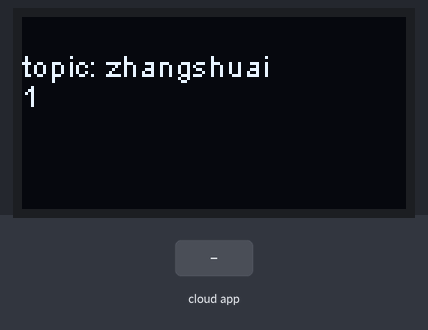
The sketch below on a simulated ESP8266 (NodeMCU). Shown: 128×64 one-colour display. The test bench sets the inputs (shaded band). WiFi joins after 1.5 s; servers stay silent unless stated; no MQTT or app messages arrive unless stated; what the sketch prints to the serial monitor is not drawn.

Above: at 7.1 s.
7.2 s: the phone or cloud app sets 1 to 0
At 9.4 s:
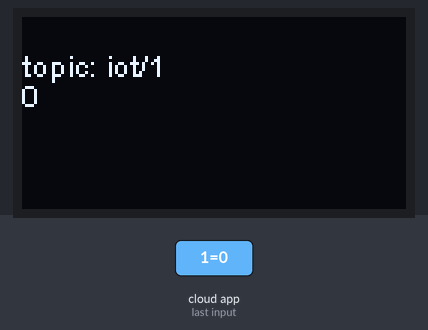
10.1 s: the phone or cloud app sets 1 to 1
At 11.4 s:
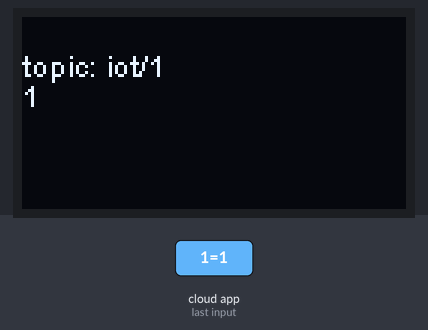
Timing chart, 0 to 13.1 s (numbered marks = the images above; inputs shaded):
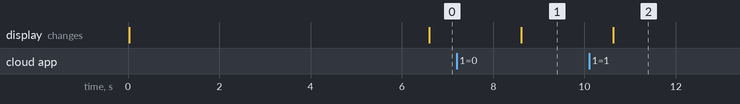

Measured:
- after the input at 7.2 s, the display: changes after 1.4 s (image 1)
- after the input at 10.1 s, the display: changes after 0.52 s (image 2)

The sketch:

test1.ino
```cpp
#include <ESP8266WiFi.h>
#include "Adafruit_MQTT.h"
#include "Adafruit_MQTT_Client.h"
#define WLAN_SSID   "Mi 10000 Ultra"
#define WLAN_PASS   "88888888"
#define AIO_SERVER    "re0b1e3a.cn.emqx.cloud"
#define AIO_SERVERPORT   11649
#define AIO_USERNAME   "zs"
#define AIO_KEY        "sss991126"
#include"SSD1306Wire.h"
SSD1306Wire display(0x3c,2,14);


// Create an ESP8266 WiFiClient class to connect to the MQTT server.
WiFiClient client;
// or... use WiFiClientSecure for SSL
//WiFiClientSecure client;


// Setup the MQTT client class by passing in the WiFi client and MQTT server and login details.
Adafruit_MQTT_Client mqtt(&client, AIO_SERVER, AIO_SERVERPORT, AIO_USERNAME, AIO_KEY);
// Setup a feed called 'photocell' for publishing.
// Notice MQTT paths for AIO follow the form: <username>/feeds/<feedname>
Adafruit_MQTT_Publish photocell = Adafruit_MQTT_Publish(&mqtt, AIO_USERNAME "iot");

// Setup a feed called 'onoff' for subscribing to changes.
Adafruit_MQTT_Subscribe  onoffbutton = Adafruit_MQTT_Subscribe(&mqtt, AIO_USERNAME "iot/1");

// Bug workaround for Arduino 1.6.6, it seems to need a function declaration
// for some reason (only affects ESP8266, likely an arduino-builder bug).
void MQTT_connect();

void setup() {
Serial.begin(115200); delay(10);
 display.init();

Serial.println(F("Adafruit MQTT demo"));

// Connect to WiFi access point.
Serial.println();
Serial.println();
Serial.print("Connecting to ");
Serial.println(WLAN_SSID);

WiFi.begin(WLAN_SSID, WLAN_PASS);
while (WiFi.status() != WL_CONNECTED) { delay(500);
Serial.print(".");
}
Serial.println();

Serial.println("WiFi connected");
Serial.println("IP address: "); Serial.println(WiFi.localIP());

// Setup MQTT subscription for onoff feed.
mqtt.subscribe(&onoffbutton);
}
uint32_t x=0; void loop() {
// Ensure the connection to the MQTT server is alive (this will make the first
//  connection  and automatically reconnect when  disconnected).  See the MQTT_connect
// function definition further below.
MQTT_connect();

// this is our 'wait for incoming subscription packets' busy subloop
// try to spend your time here

Adafruit_MQTT_Subscribe *subscription;
while ((subscription = mqtt.readSubscription(5000))) { if (subscription == &onoffbutton) {
  Serial.print(F("Got: "));
  Serial.println((char *)onoffbutton.lastread);

  display.flipScreenVertically();
  display.clear();
  display.drawString(0,10,"topic: iot/1");
  display.drawString(0,20,(char *)onoffbutton.lastread);
  display.display();
  delay(2000);
}
}
// Now we can publish stuff!
Serial.print(F("\nSending photocell val ")); Serial.print(x);
Serial.print("...");
if (! photocell.publish(x++)) { Serial.println(F("Failed"));
} else {
Serial.println(F("OK!"));

  display.flipScreenVertically();
  display.clear();
  display.drawString(0,10,"topic: zhangshuai");
  display.drawString(0,20,String(x));
  display.display();
  delay(2000);
}

// ping the server to keep the mqtt connection alive
// NOT required if you are publishing once every KEEPALIVE seconds
/*
if(! mqtt.ping()) { mqtt.disconnect();
}
*/
}

// Function to connect and reconnect as necessary to the MQTT server.
// Should be called in the loop function and it will take care if connecting.
void MQTT_connect() {
int8_t ret;

// Stop if already connected.
if (mqtt.connected()) {
return;
}
Serial.print("Connecting to MQTT... "); uint8_t retries = 3;
while ((ret = mqtt.connect()) != 0) { // connect will return 0 for connected
  Serial.println(mqtt.connectErrorString(ret));
Serial.println("Retrying MQTT connection in 5 seconds..."); mqtt.disconnect();
delay(5000);  // wait 5 seconds retries--;
if (retries == 0) {
// basically die and wait for WDT to reset me
while (1);
}
}
Serial.println("MQTT Connected!");
}
```
